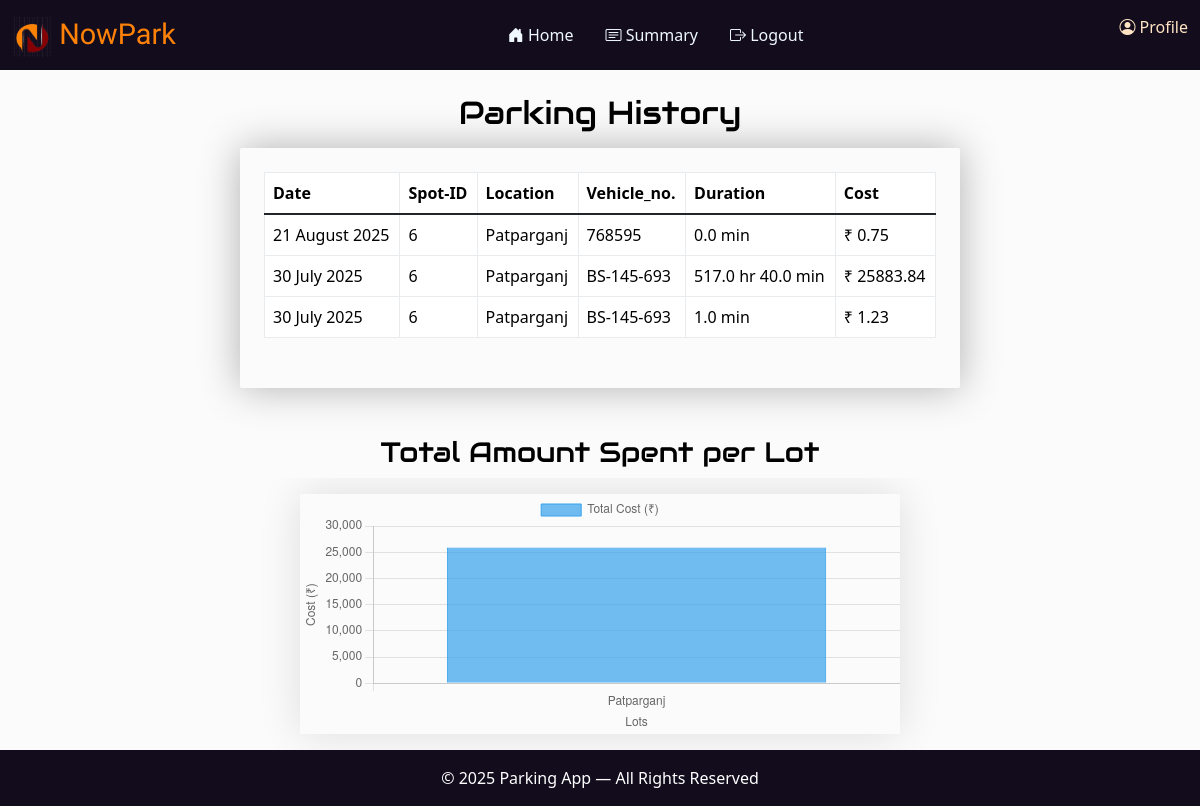
Screenshot of /summary (signed in) with the database file from the repository.
### App/models.py (models this page shows)
class Reserving_Spot(db.Model):
    __tablename__ = "reserving_spot"
    id= db.Column(db.Integer, primary_key= True)
    spot_id = db.Column(db.Integer, db.ForeignKey("parking_spot.id"))
    user_id = db.Column(db.Integer, db.ForeignKey("user.id"))
    parking_time = db.Column(db.DateTime, nullable= False, default=datetime.utcnow)
    leaving_time = db.Column(db.DateTime)
    cost = db.Column(db.Float)
    vehicle_no = db.Column(db.String(20), nullable=False)
    user= db.relationship('User', back_populates='reservations')
    spot = db.relationship('Parking_Spot', back_populates= "reservations")

class Parking_Lot(db.Model):
    __tablename__= "parking_lot"
    id= db.Column(db.Integer, primary_key= True)
    prime_location_name = db.Column(db.String(250), nullable= False)
    price = db.Column(db.Float, nullable= False)
    address = db.Column(db.String(250), nullable= False)
    pincode = db.Column(db.Integer, nullable= False)
    max_spots = db.Column(db.Integer, nullable= False)
    is_active = db.Column(db.Boolean, default=True)
    spots= db.relationship('Parking_Spot', back_populates = "lot")

### App/controllers/user.py (the view)
@user.route("/summary")
@login_required
@roles_required("user")
def summary():
    user=current_user
    lot_costs={}
    for res in Reserving_Spot.query.filter_by(user_id=current_user.id).order_by(Reserving_Spot.parking_time.asc()):
        cost=0
        if res.leaving_time is not None :
            cost+=res.cost
        if res.spot.lot.prime_location_name not in lot_costs.keys():
            lot_costs[res.spot.lot.prime_location_name]=0
        lot_costs[res.spot.lot.prime_location_name]+=cost
    reservations = Reserving_Spot.query.filter_by(user_id=current_user.id).order_by(Reserving_Spot.parking_time.desc()).all()
    return render_template('usersummary.html', cost=list(lot_costs.values()), labels=list(lot_costs.keys()), User=user, reservations=reservations)

### App/models.py (called while the page is built)
    def get_role(self):
        return "user"

### App/templates/usersummary.html
{% extends "userbase.html" %}
{% block content %}
<div flex-grow-1 >
    <h2 class="heading mt-4 pb-2">Parking History</h2>
    <div class="table-area " style="height: 30vh; border-radius: 2px;">
        <div class="table-responsive ">
            <table class="table table-hover table-bordered border-light-subtle table align-middle">
                <thead>
                    <tr>
                        <th>Date</th>
                        <th>Spot-ID</th>
                        <th>Location</th>
                        <th>Vehicle_no.</th>
                        <th>Duration</th>
                        <th>Cost</th>
                    </tr>
                </thead>
                <tbody class="table-group-divider">
                    {% if reservations %}
                    {% for reservation in reservations %}
                    <tr>
                        <td>{{reservation.parking_time.strftime('%d %B %Y')}}</td>
                        <td>{{reservation.spot_id}}</td>
                        <td>{{reservation.spot.lot.prime_location_name}}</td>
                        <td>{{reservation.vehicle_no}}</td>
                        {% if reservation.leaving_time and reservation.parking_time %}
                        {% set time = reservation.leaving_time - reservation.parking_time %}
                        {% set hours= time.total_seconds()//3600 | int %}
                        {% set minutes= (time.total_seconds()%3600)//60 | int %}
                        {% if hours > 0 and minutes > 0 %}
                        {% set duration = hours ~ ' hr ' ~ minutes ~ ' min' %}
                        {% elif hours > 0 %}
                        {% set duration = hours ~ ' hr' %}
                        {% else %}
                        {% set duration = minutes ~ ' min' %}
                        {% endif %}
                        <td>{{duration}}</td>
                        {% else %}
                        <td>Booking not completed yet.</td>
                        {% endif %}
                        <td>₹ {{reservation.cost}}</td>
                    </tr>
                    {% endfor %}
                    {% else %}
                    <tr>
                        <td colspan="6" class="text-center text-muted">Currently, there are no reservations associated with your account.</td>
                    </tr>
                    {% endif %}
                </tbody>
            </table>
        </div>
    </div>
    <h3 class="heading mt-5 ">Total Amount Spent per Lot</h3>
    <div class="chart-wrapper">
        <div class="chart">
            <canvas id="CostperLotChart"></canvas>
        </div>
    </div>
    <script>
        const labels = {{ labels| tojson }};
        const data = {{ cost| tojson }};
        const ctx = document.getElementById('CostperLotChart').getContext('2d');
        new Chart(ctx, {
            type: 'bar',
            data: {
                labels: labels,
                datasets: [{
                    label: 'Total Cost (₹)',
                    data: data,
                    backgroundColor: 'rgba(54, 162, 235, 0.7)',
                    borderColor: 'rgba(54, 162, 235, 1)',
                    borderWidth: 1
                }]
            },
            options: {
                maintainAspectRatio: false,
                responsive: true,
                scales: {
                    y: {
                        beginAtZero: true,
                        title: {
                            display: true,
                            text: 'Cost (₹)'
                        }
                    },
                    x: {
                        title: {
                            display: true,
                            text: 'Lots'
                        }
                    }
                }
            }
        });
    </script>
</div>
{% endblock %}

### App/static/css/user.css (style rules this page uses)
html,body { height:100%; margin: 0; }
body { background-color: #FBFBFB; display:flex; flex-direction: column; }
.heading { display: flex; align-items: center; color: black; font-family: "Audiowide", sans-serif; font-weight: 400; font-style: normal; flex-direction: column; gap: 1.5em; }
.table-area { flex-grow: 1; overflow-y: auto; overflow-x:auto; padding: 1.5em; max-width: 60%; max-height: 60vh; margin: 0 auto; box-shadow: 0px 0px 40px 0px rgba(0, 0, 0, 0.3); border-radius: 10px; }
.chart-wrapper { max-width: 100%; overflow-x: auto; padding: 1rem; }
.chart { min-width: 400px; max-width: 600px; height: 30vh; margin: 0 auto; box-shadow: 0px 0px 40px 0px rgba(0, 0, 0, 0.123); }

### rows the page displays
Reserving_Spot: parking_time "21 August 2025", spot_id "6", spot.lot.prime_location_name "Patparganj", vehicle_no "768595", duration "0.0 min", cost "0.75"
Reserving_Spot: parking_time "30 July 2025", spot_id "6", spot.lot.prime_location_name "Patparganj", vehicle_no "BS-145-693", duration "517.0 hr 40.0 min", cost "25883.84"
Reserving_Spot: parking_time "30 July 2025", spot_id "6", spot.lot.prime_location_name "Patparganj", vehicle_no "BS-145-693", duration "1.0 min", cost "1.23"

### other values shown
chart data {{ labels| tojson }} ["Patparganj"]
chart data {{ cost| tojson }} [25885.82]
